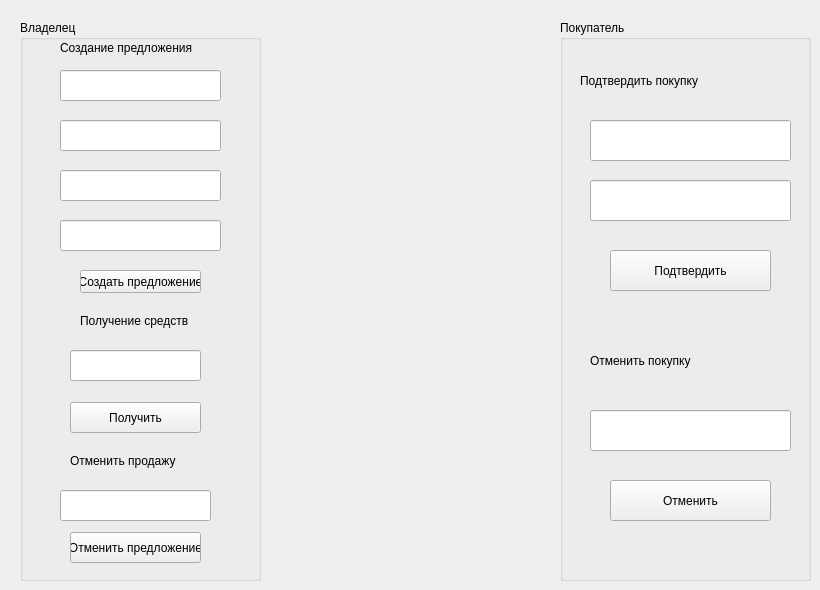
    <widget class="QWidget" name="tab_3">
     <attribute name="title">
      <string>Продажа</string>
     </attribute>
     <widget class="QGroupBox" name="groupBox_4">
      <property name="geometry">
       <rect>
        <x>20</x>
        <y>20</y>
        <width>241</width>
        <height>561</height>
       </rect>
      </property>
      <property name="title">
       <string>Владелец</string>
      </property>
      <widget class="QLineEdit" name="lineEdit_7">
       <property name="geometry">
        <rect>
         <x>40</x>
         <y>50</y>
         <width>161</width>
         <height>31</height>
        </rect>
       </property>
       <property name="toolTip">
        <string>Номер дома</string>
       </property>
       <property name="styleSheet">
        <string notr="true">font: 10pt &quot;Impact&quot;;</string>
       </property>
       <property name="text">
        <string/>
       </property>
      </widget>
      <widget class="QLineEdit" name="lineEdit_8">
       <property name="geometry">
        <rect>
         <x>40</x>
         <y>100</y>
         <width>161</width>
         <height>31</height>
        </rect>
       </property>
       <property name="toolTip">
        <string>Цена дома</string>
       </property>
       <property name="styleSheet">
        <string notr="true">font: 10pt &quot;Impact&quot;;</string>
       </property>
       <property name="text">
        <string/>
       </property>
      </widget>
      <widget class="QPushButton" name="pushButton_4">
       <property name="geometry">
        <rect>
         <x>60</x>
         <y>250</y>
         <width>121</width>
         <height>23</height>
        </rect>
       </property>
       <property name="styleSheet">
        <string notr="true"/>
       </property>
       <property name="text">
        <string>Создать предложение</string>
       </property>
      </widget>
      <widget class="QPushButton" name="pushButton_7">
       <property name="geometry">
        <rect>
         <x>50</x>
         <y>512</y>
         <width>131</width>
         <height>31</height>
        </rect>
       </property>
       <property name="text">
        <string>Отменить предложение</string>
       </property>
      </widget>
      <widget class="QLineEdit" name="lineEdit_11">
       <property name="geometry">
        <rect>
         <x>40</x>
         <y>470</y>
         <width>151</width>
         <height>31</height>
        </rect>
       </property>
       <property name="toolTip">
        <string>Номер продажи</string>
       </property>
       <property name="styleSheet">
        <string notr="true">font: 10pt &quot;Impact&quot;;</string>
       </property>
       <property name="text">
        <string/>
       </property>
      </widget>
      <widget class="QLabel" name="label_7">
       <property name="geometry">
        <rect>
         <x>40</x>
         <y>20</y>
         <width>141</width>
         <height>16</height>
        </rect>
       </property>
       <property name="styleSheet">
        <string notr="true">font: 9pt &quot;Courier New&quot;;</string>
       </property>
       <property name="text">
        <string>Создание предложения</string>
       </property>
      </widget>
      <widget class="QLineEdit" name="lineEdit_18">
       <property name="geometry">
        <rect>
         <x>40</x>
         <y>150</y>
         <width>161</width>
         <height>31</height>
        </rect>
       </property>
       <property name="toolTip">
        <string>Тип объекта</string>
       </property>
       <property name="styleSheet">
        <string notr="true">font: 10pt &quot;Impact&quot;;</string>
       </property>
       <property name="text">
        <string notr="true"/>
       </property>
      </widget>
      <widget class="QLineEdit" name="lineEdit_19">
       <property name="geometry">
        <rect>
         <x>40</x>
         <y>200</y>
         <width>161</width>
         <height>31</height>
        </rect>
       </property>
       <property name="toolTip">
        <string>Срок продажи</string>
       </property>
       <property name="styleSheet">
        <string notr="true">font: 10pt &quot;Impact&quot;;</string>
       </property>
       <property name="text">
        <string/>
       </property>
      </widget>
      <widget class="QLabel" name="label_8">
       <property name="geometry">
        <rect>
         <x>50</x>
         <y>430</y>
         <width>121</width>
         <height>21</height>
        </rect>
       </property>
       <property name="styleSheet">
        <string notr="true">font: 9pt &quot;Courier New&quot;;</string>
       </property>
       <property name="text">
        <string>Отменить продажу</string>
       </property>
      </widget>
      <widget class="QLabel" name="label_44">
       <property name="geometry">
        <rect>
         <x>60</x>
         <y>290</y>
         <width>141</width>
         <height>21</height>
        </rect>
       </property>
       <property name="styleSheet">
        <string notr="true">font: 9pt &quot;Courier New&quot;;</string>
       </property>
       <property name="text">
        <string>Получение средств</string>
       </property>
      </widget>
      <widget class="QLineEdit" name="lineEdit_25">
       <property name="geometry">
        <rect>
         <x>50</x>
         <y>330</y>
         <width>131</width>
         <height>31</height>
        </rect>
       </property>
       <property name="toolTip">
        <string>Номер продажи</string>
       </property>
       <property name="styleSheet">
        <string notr="true">font: 10pt &quot;Impact&quot;;</string>
       </property>
       <property name="text">
        <string/>
       </property>
      </widget>
      <widget class="QPushButton" name="pushButton_16">
       <property name="geometry">
        <rect>
         <x>50</x>
         <y>382</y>
         <width>131</width>
         <height>31</height>
        </rect>
       </property>
       <property name="text">
        <string>Получить</string>
       </property>
      </widget>
     </widget>
     <widget class="QGroupBox" name="groupBox_5">
      <property name="geometry">
       <rect>
        <x>560</x>
        <y>20</y>
        <width>251</width>
        <height>561</height>
       </rect>
      </property>
      <property name="title">
       <string>Покупатель</string>
      </property>
      <widget class="QLabel" name="label_10">
       <property name="geometry">
        <rect>
         <x>20</x>
         <y>30</y>
         <width>211</width>
         <height>61</height>
        </rect>
       </property>
       <property name="styleSheet">
        <string notr="true">font: 14pt &quot;Courier New&quot;;</string>
       </property>
       <property name="text">
        <string>Подтвердить покупку</string>
       </property>
      </widget>
      <widget class="QLineEdit" name="lineEdit_20">
       <property name="geometry">
        <rect>
         <x>30</x>
         <y>100</y>
         <width>201</width>
         <height>41</height>
        </rect>
       </property>
       <property name="toolTip">
        <string>ID продажи</string>
       </property>
       <property name="styleSheet">
        <string notr="true">
font: 13pt &quot;Impact&quot;;</string>
       </property>
       <property name="text">
        <string/>
       </property>
      </widget>
      <widget class="QPushButton" name="pushButton_10">
       <property name="geometry">
        <rect>
         <x>50</x>
         <y>230</y>
         <width>161</width>
         <height>41</height>
        </rect>
       </property>
       <property name="styleSheet">
        <string notr="true">
border-color: rgb(255, 170, 127);</string>
       </property>
       <property name="text">
        <string>Подтвердить</string>
       </property>
      </widget>
      <widget class="QLabel" name="label_11">
       <property name="geometry">
        <rect>
         <x>30</x>
         <y>310</y>
         <width>191</width>
         <height>61</height>
        </rect>
       </property>
       <property name="styleSheet">
        <string notr="true">font: 14pt &quot;Courier New&quot;;</string>
       </property>
       <property name="text">
        <string>Отменить покупку</string>
       </property>
      </widget>
      <widget class="QLineEdit" name="lineEdit_21">
       <property name="geometry">
        <rect>
         <x>30</x>
         <y>390</y>
         <width>201</width>
         <height>41</height>
        </rect>
       </property>
       <property name="toolTip">
        <string>ID продажи</string>
       </property>
       <property name="styleSheet">
        <string notr="true">
font: 13pt &quot;Impact&quot;;</string>
       </property>
       <property name="text">
        <string/>
       </property>
      </widget>
      <widget class="QPushButton" name="pushButton_11">
       <property name="geometry">
        <rect>
         <x>50</x>
         <y>460</y>
         <width>161</width>
         <height>41</height>
        </rect>
       </property>
       <property name="text">
        <string>Отменить</string>
       </property>
      </widget>
      <widget class="QLineEdit" name="lineEdit_30">
       <property name="geometry">
        <rect>
         <x>30</x>
         <y>160</y>
         <width>201</width>
         <height>41</height>
        </rect>
       </property>
       <property name="toolTip">
        <string>Сумма</string>
       </property>
       <property name="styleSheet">
        <string notr="true">font: 13pt &quot;Impact&quot;;</string>
       </property>
       <property name="text">
        <string/>
       </property>
      </widget>
     </widget>
    </widget>
